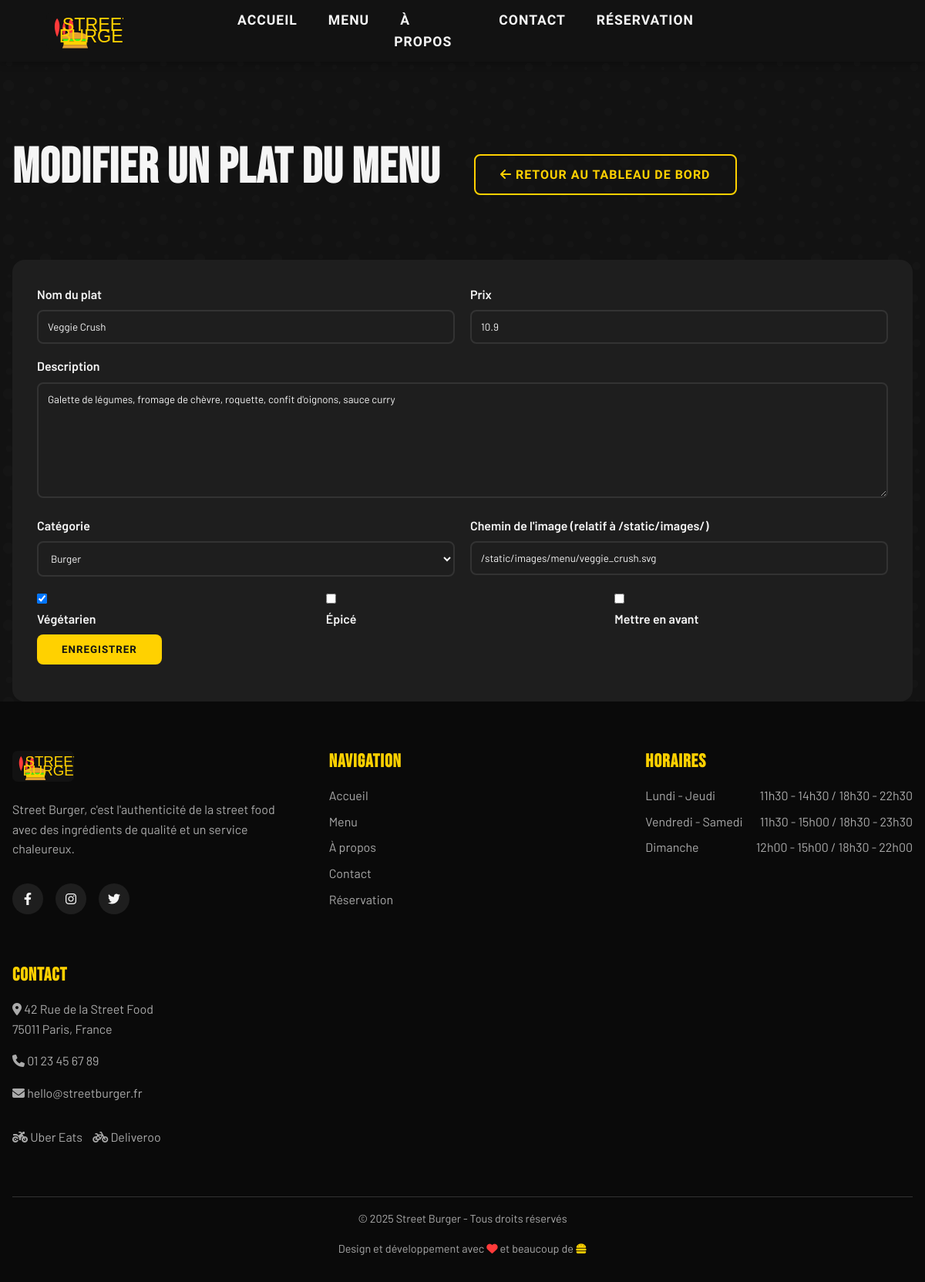
The page /admin/menu/edit/3 (signed in) on the database its author committed.
### models.py (models this page shows, shortened)
class MenuItem(db.Model):
    id = db.Column(db.Integer, primary_key=True)
    name = db.Column(db.String(100), nullable=False)
    description = db.Column(db.Text, nullable=False)
    price = db.Column(db.Float, nullable=False)
    image_path = db.Column(db.String(255))
    category = db.Column(db.String(50), nullable=False)  # 'burger', 'side', 'dessert', 'boisson'
    is_vegetarian = db.Column(db.Boolean, default=False)
    is_spicy = db.Column(db.Boolean, default=False)
    featured = db.Column(db.Boolean, default=False)
    created_at = db.Column(db.DateTime, default=datetime.utcnow)

### routes.py (the view, shortened to what this page needs)
    @app.route('/admin/menu/edit/<int:item_id>', methods=['GET', 'POST'])
    @login_required
    @admin_required
    def edit_menu_item(item_id):
        menu_item = MenuItem.query.get_or_404(item_id)
        form = MenuItemForm(obj=menu_item)
        return render_template('admin/upload.html', form=form, title="Modifier un plat du menu")

### forms.py
class MenuItemForm(FlaskForm):
    name = StringField('Nom du plat', validators=[DataRequired(), Length(min=2, max=100)])
    description = TextAreaField('Description', validators=[DataRequired(), Length(min=10, max=500)])
    price = FloatField('Prix', validators=[DataRequired(), NumberRange(min=0.1)])
    category = SelectField('Catégorie', choices=[
        ('burger', 'Burger'),
        ('side', 'Accompagnement'),
        ('dessert', 'Dessert'),
        ('boisson', 'Boisson')
    ], validators=[DataRequired()])
    is_vegetarian = BooleanField('Végétarien')
    is_spicy = BooleanField('Épicé')
    featured = BooleanField('Mettre en avant')
    image_path = StringField('Chemin de l\'image (relatif à /static/images/)')
    submit = SubmitField('Enregistrer')

### templates/admin/upload.html (shortened to what this page needs)
{% extends 'base.html' %}  {% block content %}
<div class="admin-container">
  <div class="container">
    <div class="admin-header">
      <div class="row justify-between align-center">
        <div class="col">
          <h1>{{ title }}</h1>
        </div>
        <div class="col text-right">
          <a href="{{ url_for('admin_dashboard') }}" class="btn btn-outline">
            <i class="fas fa-arrow-left"></i> Retour au tableau de bord
          </a>
        </div>
      </div>
    </div>
    <div class="admin-content">
      <div class="upload-form">
        <form method="POST" enctype="multipart/form-data">
          {% if 'menu' in request.path %}
          <div class="form-row">
            <div class="form-col">
              <div class="form-group">
                {{ form.name.label }} {{ form.name(class="form-control",
                placeholder="Nom du plat") }}
              </div>
            </div>
            <div class="form-col">
              <div class="form-group">
                {{ form.price.label }} {{ form.price(class="form-control",
                placeholder="9.90") }}
              </div>
            </div>
          </div>
          <div class="form-group">
            {{ form.description.label }} {{
            form.description(class="form-control", placeholder="Description du
            plat", rows=3) }}
          </div>
          <div class="form-row">
            <div class="form-col">
              <div class="form-group">
                {{ form.category.label }} {{ form.category(class="form-control")
                }}
              </div>
            </div>
            <div class="form-col">
              <div class="form-group">
                {{ form.image_path.label }} {{
                form.image_path(class="form-control",
                placeholder="menu/burger.jpg") }}
              </div>
            </div>
          </div>
          <div class="form-row">
            <div class="form-col">
              <div class="form-check">
                {{ form.is_vegetarian(class="form-check-input") }} {{
                form.is_vegetarian.label(class="form-check-label") }}
              </div>
            </div>
            <div class="form-col">
              <div class="form-check">
                {{ form.is_spicy(class="form-check-input") }} {{
                form.is_spicy.label(class="form-check-label") }}
              </div>
            </div>
            <div class="form-col">
              <div class="form-check">
                {{ form.featured(class="form-check-input") }} {{
                form.featured.label(class="form-check-label") }}
              </div>
            </div>
          </div>
          {% endif %}
          <div class="form-group">
            {{ form.submit(class="btn btn-primary") }}
          </div>
        </form>
      </div>
    </div>
  </div>
</div>
{% endblock %}

### static/css/style.css (style rules this page uses)
:root { --dark-bg: #121212; --dark-bg-alt: #1e1e1e; --mustard: #ffd100; --ketchup: #ff3a3a; --neon-green: #39ff14; --txt-light: #f5f5f5; --txt-gray: #aaaaaa; --border-color: #333333; --primary: var(--mustard); --secondary: var(--ketchup); --accent: var(--neon-green); --bg-main: var(--dark-bg); --bg-alt: var(--dark-bg-alt); --text-main: var(--txt-light); --text-secondary: var(--txt-gray); --spacing-xs: 0.5rem; --spacing-sm: 1rem; --spacing-md: 2rem; --spacing-lg: 4rem; --spacing-xl: 8rem; --border-radius-sm: 4px; --border-radius-md: 8px; --border-radius-lg: 16px; --z-sticky: 100; --z-modal: 1000; }
* { margin: 0; padding: 0; box-sizing: border-box; }
html { font-size: 16px; scroll-behavior: smooth; }
body { font-family: "Barlow", sans-serif; background-color: var(--bg-main); color: var(--text-main); line-height: 1.6; overflow-x: hidden; }
h1, h2, h3, h4, h5, h6 { font-family: "Bebas Neue", sans-serif; text-transform: uppercase; letter-spacing: 1px; margin-bottom: 1rem; line-height: 1.2; }
h1 { font-size: 4rem; }
a { color: var(--primary); text-decoration: none; transition: all 0.3s ease; }
.container { width: 100%; max-width: 1200px; margin: 0 auto; padding: 0 var(--spacing-sm); }
.row { display: flex; flex-wrap: wrap; margin: 0 -15px; }
.col { flex: 1; padding: 0 15px; }
.btn { display: inline-block; font-family: "Barlow Condensed", sans-serif; text-transform: uppercase; font-weight: 700; padding: 0.75rem 2rem; border-radius: var(--border-radius-md); cursor: pointer; transition: all 0.3s ease; letter-spacing: 1px; border: none; text-align: center; }
.btn-primary { background-color: var(--primary); color: var(--dark-bg); }
.btn-outline { background-color: transparent; border: 2px solid var(--primary); color: var(--primary); }
.form-group { margin-bottom: var(--spacing-sm); }
label { display: block; margin-bottom: 0.5rem; font-weight: 600; }
.form-control { width: 100%; padding: 0.75rem; border: 2px solid var(--border-color); border-radius: var(--border-radius-md); background-color: var(--bg-alt); color: var(--text-main); font-family: inherit; transition: all 0.3s ease; }
textarea.form-control { min-height: 150px; resize: vertical; }
.form-row { display: flex; flex-wrap: wrap; margin: 0 -10px; }
.form-col { flex: 1; min-width: 200px; padding: 0 10px; }
.admin-container { padding-top: 100px; }
.admin-header { margin-bottom: var(--spacing-lg); }
.admin-content { background-color: var(--bg-alt); padding: var(--spacing-md); border-radius: var(--border-radius-lg); }
.justify-between { justify-content: space-between; }
.align-center { align-items: center; }

### rows shown on the page
MenuItem: name "Veggie Crush", price "10.9", description "Galette de légumes, fromage de chèvre, roquette, confit d'oignons, sauce curry", category "Burger", image_path "/static/images/menu/veggie_crush.svg", is_vegetarian "☑"

### other values the page prints
{{ title }} "MODIFIER UN PLAT DU MENU"
